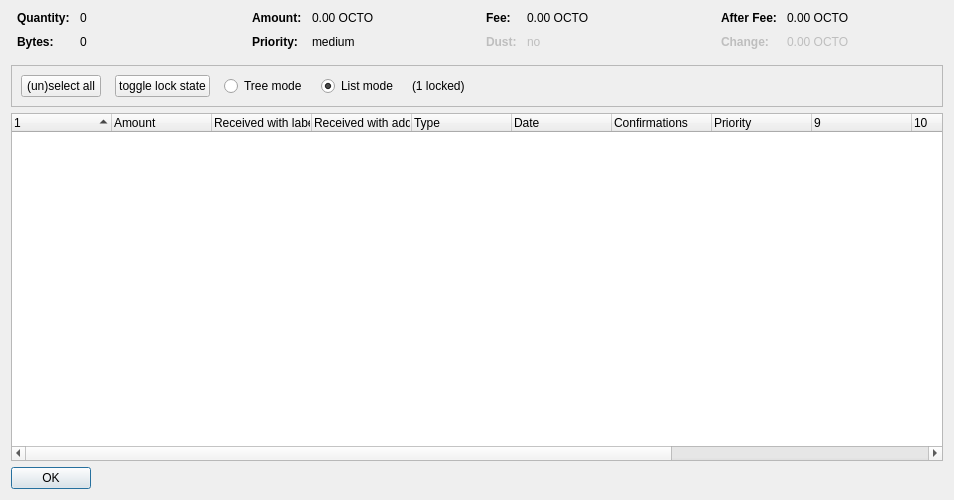
<?xml version="1.0" encoding="UTF-8"?>
<ui version="4.0">
 <class>CoinControlDialog</class>
 <widget class="QDialog" name="CoinControlDialog">
  <property name="geometry">
   <rect>
    <x>0</x>
    <y>0</y>
    <width>954</width>
    <height>500</height>
   </rect>
  </property>
  <property name="windowTitle">
   <string>Coin Selection</string>
  </property>
  <layout class="QVBoxLayout" name="verticalLayout">
   <item>
    <layout class="QHBoxLayout" name="horizontalLayoutTop" stretch="0,0,0,0">
     <property name="topMargin">
      <number>0</number>
     </property>
     <property name="bottomMargin">
      <number>10</number>
     </property>
     <item>
      <layout class="QFormLayout" name="formLayoutCoinControl1">
       <property name="horizontalSpacing">
        <number>10</number>
       </property>
       <property name="verticalSpacing">
        <number>10</number>
       </property>
       <property name="leftMargin">
        <number>6</number>
       </property>
       <property name="rightMargin">
        <number>6</number>
       </property>
       <item row="0" column="0">
        <widget class="QLabel" name="labelCoinControlQuantityText">
         <property name="font">
          <font>
           <weight>75</weight>
           <bold>true</bold>
          </font>
         </property>
         <property name="text">
          <string>Quantity:</string>
         </property>
        </widget>
       </item>
       <item row="0" column="1">
        <widget class="QLabel" name="labelCoinControlQuantity">
         <property name="cursor">
          <cursorShape>IBeamCursor</cursorShape>
         </property>
         <property name="contextMenuPolicy">
          <enum>Qt::ActionsContextMenu</enum>
         </property>
         <property name="text">
          <string notr="true">0</string>
         </property>
         <property name="textInteractionFlags">
          <set>Qt::LinksAccessibleByMouse|Qt::TextSelectableByKeyboard|Qt::TextSelectableByMouse</set>
         </property>
        </widget>
       </item>
       <item row="1" column="0">
        <widget class="QLabel" name="labelCoinControlBytesText">
         <property name="font">
          <font>
           <weight>75</weight>
           <bold>true</bold>
          </font>
         </property>
         <property name="text">
          <string>Bytes:</string>
         </property>
        </widget>
       </item>
       <item row="1" column="1">
        <widget class="QLabel" name="labelCoinControlBytes">
         <property name="cursor">
          <cursorShape>IBeamCursor</cursorShape>
         </property>
         <property name="contextMenuPolicy">
          <enum>Qt::ActionsContextMenu</enum>
         </property>
         <property name="text">
          <string notr="true">0</string>
         </property>
         <property name="textInteractionFlags">
          <set>Qt::LinksAccessibleByMouse|Qt::TextSelectableByKeyboard|Qt::TextSelectableByMouse</set>
         </property>
        </widget>
       </item>
      </layout>
     </item>
     <item>
      <layout class="QFormLayout" name="formLayoutCoinControl2">
       <property name="horizontalSpacing">
        <number>10</number>
       </property>
       <property name="verticalSpacing">
        <number>10</number>
       </property>
       <property name="leftMargin">
        <number>6</number>
       </property>
       <property name="rightMargin">
        <number>6</number>
       </property>
       <item row="0" column="0">
        <widget class="QLabel" name="labelCoinControlAmountText">
         <property name="font">
          <font>
           <weight>75</weight>
           <bold>true</bold>
          </font>
         </property>
         <property name="text">
          <string>Amount:</string>
         </property>
        </widget>
       </item>
       <item row="0" column="1">
        <widget class="QLabel" name="labelCoinControlAmount">
         <property name="cursor">
          <cursorShape>IBeamCursor</cursorShape>
         </property>
         <property name="contextMenuPolicy">
          <enum>Qt::ActionsContextMenu</enum>
         </property>
         <property name="text">
          <string notr="true">0.00 OCTO</string>
         </property>
         <property name="textInteractionFlags">
          <set>Qt::LinksAccessibleByMouse|Qt::TextSelectableByKeyboard|Qt::TextSelectableByMouse</set>
         </property>
        </widget>
       </item>
       <item row="1" column="0">
        <widget class="QLabel" name="labelCoinControlPriorityText">
         <property name="font">
          <font>
           <weight>75</weight>
           <bold>true</bold>
          </font>
         </property>
         <property name="text">
          <string>Priority:</string>
         </property>
        </widget>
       </item>
       <item row="1" column="1">
        <widget class="QLabel" name="labelCoinControlPriority">
         <property name="cursor">
          <cursorShape>IBeamCursor</cursorShape>
         </property>
         <property name="contextMenuPolicy">
          <enum>Qt::ActionsContextMenu</enum>
         </property>
         <property name="text">
          <string>medium</string>
         </property>
         <property name="textInteractionFlags">
          <set>Qt::LinksAccessibleByMouse|Qt::TextSelectableByKeyboard|Qt::TextSelectableByMouse</set>
         </property>
        </widget>
       </item>
      </layout>
     </item>
     <item>
      <layout class="QFormLayout" name="formLayoutCoinControl3">
       <property name="horizontalSpacing">
        <number>10</number>
       </property>
       <property name="verticalSpacing">
        <number>10</number>
       </property>
       <property name="leftMargin">
        <number>6</number>
       </property>
       <property name="rightMargin">
        <number>6</number>
       </property>
       <item row="0" column="0">
        <widget class="QLabel" name="labelCoinControlFeeText">
         <property name="font">
          <font>
           <weight>75</weight>
           <bold>true</bold>
          </font>
         </property>
         <property name="text">
          <string>Fee:</string>
         </property>
        </widget>
       </item>
       <item row="0" column="1">
        <widget class="QLabel" name="labelCoinControlFee">
         <property name="cursor">
          <cursorShape>IBeamCursor</cursorShape>
         </property>
         <property name="contextMenuPolicy">
          <enum>Qt::ActionsContextMenu</enum>
         </property>
         <property name="text">
          <string notr="true">0.00 OCTO</string>
         </property>
         <property name="textInteractionFlags">
          <set>Qt::LinksAccessibleByMouse|Qt::TextSelectableByKeyboard|Qt::TextSelectableByMouse</set>
         </property>
        </widget>
       </item>
       <item row="1" column="0">
        <widget class="QLabel" name="labelCoinControlLowOutputText">
         <property name="enabled">
          <bool>false</bool>
         </property>
         <property name="font">
          <font>
           <weight>75</weight>
           <bold>true</bold>
          </font>
         </property>
         <property name="text">
          <string>Dust:</string>
         </property>
        </widget>
       </item>
       <item row="1" column="1">
        <widget class="QLabel" name="labelCoinControlLowOutput">
         <property name="enabled">
          <bool>false</bool>
         </property>
         <property name="cursor">
          <cursorShape>IBeamCursor</cursorShape>
         </property>
         <property name="contextMenuPolicy">
          <enum>Qt::ActionsContextMenu</enum>
         </property>
         <property name="text">
          <string>no</string>
         </property>
         <property name="textInteractionFlags">
          <set>Qt::LinksAccessibleByMouse|Qt::TextSelectableByKeyboard|Qt::TextSelectableByMouse</set>
         </property>
        </widget>
       </item>
      </layout>
     </item>
     <item>
      <layout class="QFormLayout" name="formLayoutCoinControl4">
       <property name="horizontalSpacing">
        <number>10</number>
       </property>
       <property name="verticalSpacing">
        <number>10</number>
       </property>
       <property name="leftMargin">
        <number>6</number>
       </property>
       <property name="rightMargin">
        <number>6</number>
       </property>
       <item row="0" column="0">
        <widget class="QLabel" name="labelCoinControlAfterFeeText">
         <property name="font">
          <font>
           <weight>75</weight>
           <bold>true</bold>
          </font>
         </property>
         <property name="text">
          <string>After Fee:</string>
         </property>
        </widget>
       </item>
       <item row="0" column="1">
        <widget class="QLabel" name="labelCoinControlAfterFee">
         <property name="cursor">
          <cursorShape>IBeamCursor</cursorShape>
         </property>
         <property name="contextMenuPolicy">
          <enum>Qt::ActionsContextMenu</enum>
         </property>
         <property name="text">
          <string notr="true">0.00 OCTO</string>
         </property>
         <property name="textInteractionFlags">
          <set>Qt::LinksAccessibleByMouse|Qt::TextSelectableByKeyboard|Qt::TextSelectableByMouse</set>
         </property>
        </widget>
       </item>
       <item row="1" column="0">
        <widget class="QLabel" name="labelCoinControlChangeText">
         <property name="enabled">
          <bool>false</bool>
         </property>
         <property name="font">
          <font>
           <weight>75</weight>
           <bold>true</bold>
          </font>
         </property>
         <property name="text">
          <string>Change:</string>
         </property>
        </widget>
       </item>
       <item row="1" column="1">
        <widget class="QLabel" name="labelCoinControlChange">
         <property name="enabled">
          <bool>false</bool>
         </property>
         <property name="cursor">
          <cursorShape>IBeamCursor</cursorShape>
         </property>
         <property name="contextMenuPolicy">
          <enum>Qt::ActionsContextMenu</enum>
         </property>
         <property name="text">
          <string notr="true">0.00 OCTO</string>
         </property>
         <property name="textInteractionFlags">
          <set>Qt::LinksAccessibleByMouse|Qt::TextSelectableByKeyboard|Qt::TextSelectableByMouse</set>
         </property>
        </widget>
       </item>
      </layout>
     </item>
    </layout>
   </item>
   <item>
    <widget class="QFrame" name="frame">
     <property name="minimumSize">
      <size>
       <width>0</width>
       <height>40</height>
      </size>
     </property>
     <property name="frameShape">
      <enum>QFrame::StyledPanel</enum>
     </property>
     <property name="frameShadow">
      <enum>QFrame::Sunken</enum>
     </property>
     <layout class="QHBoxLayout" name="horizontalLayout">
      <item>
       <layout class="QHBoxLayout" name="horizontalLayoutPanel" stretch="0,0,0,0,0,0">
        <property name="spacing">
         <number>14</number>
        </property>
        <item>
         <widget class="QPushButton" name="pushButtonSelectAll">
          <property name="sizePolicy">
           <sizepolicy hsizetype="Maximum" vsizetype="Fixed">
            <horstretch>0</horstretch>
            <verstretch>0</verstretch>
           </sizepolicy>
          </property>
          <property name="text">
           <string>(un)select all</string>
          </property>
          <property name="autoDefault">
           <bool>false</bool>
          </property>
         </widget>
        </item>
        <item>
         <widget class="QPushButton" name="pushButtonToggleLock">
          <property name="sizePolicy">
           <sizepolicy hsizetype="Maximum" vsizetype="Fixed">
            <horstretch>0</horstretch>
            <verstretch>0</verstretch>
           </sizepolicy>
          </property>
          <property name="text">
           <string>toggle lock state</string>
          </property>
          <property name="autoDefault">
           <bool>false</bool>
          </property>
         </widget>
        </item>
        <item>
         <widget class="QRadioButton" name="radioTreeMode">
          <property name="sizePolicy">
           <sizepolicy hsizetype="Maximum" vsizetype="Fixed">
            <horstretch>0</horstretch>
            <verstretch>0</verstretch>
           </sizepolicy>
          </property>
          <property name="text">
           <string>Tree mode</string>
          </property>
         </widget>
        </item>
        <item>
         <widget class="QRadioButton" name="radioListMode">
          <property name="sizePolicy">
           <sizepolicy hsizetype="Maximum" vsizetype="Fixed">
            <horstretch>0</horstretch>
            <verstretch>0</verstretch>
           </sizepolicy>
          </property>
          <property name="text">
           <string>List mode</string>
          </property>
          <property name="checked">
           <bool>true</bool>
          </property>
         </widget>
        </item>
        <item>
         <widget class="QLabel" name="labelLocked">
          <property name="text">
           <string>(1 locked)</string>
          </property>
         </widget>
        </item>
        <item>
         <spacer name="horizontalSpacer">
          <property name="orientation">
           <enum>Qt::Horizontal</enum>
          </property>
          <property name="sizeHint" stdset="0">
           <size>
            <width>40</width>
            <height>20</height>
           </size>
          </property>
         </spacer>
        </item>
       </layout>
      </item>
     </layout>
    </widget>
   </item>
   <item>
    <widget class="CoinControlTreeWidget" name="treeWidget">
     <property name="contextMenuPolicy">
      <enum>Qt::CustomContextMenu</enum>
     </property>
     <property name="sortingEnabled">
      <bool>false</bool>
     </property>
     <property name="columnCount">
      <number>13</number>
     </property>
     <attribute name="headerShowSortIndicator" stdset="0">
      <bool>true</bool>
     </attribute>
     <attribute name="headerStretchLastSection">
      <bool>false</bool>
     </attribute>
     <column>
      <property name="text">
       <string/>
      </property>
     </column>
     <column>
      <property name="text">
       <string>Amount</string>
      </property>
     </column>
     <column>
      <property name="text">
       <string>Received with label</string>
      </property>
     </column>
     <column>
      <property name="text">
       <string>Received with address</string>
      </property>
     </column>
     <column>
      <property name="text">
	<string>Type</string>
      </property>
     </column>
     <column>
      <property name="text">	 
       <string>Date</string>
      </property>
     </column>
     <column>
      <property name="text">
       <string>Confirmations</string>
      </property>
      <property name="toolTip">
       <string>Confirmed</string>
      </property>
     </column>
     <column>
      <property name="text">
       <string>Priority</string>
      </property>
     </column>
     <column>
      <property name="text">
       <string/>
      </property>
     </column>
     <column>
      <property name="text">
       <string/>
      </property>
     </column>
     <column>
      <property name="text">
       <string/>
      </property>
     </column>
     <column>
      <property name="text">
       <string/>
      </property>
     </column>
     <column>
      <property name="text">
       <string/>
      </property>
     </column>
    </widget>
   </item>
   <item>
    <widget class="QDialogButtonBox" name="buttonBox">
     <property name="sizePolicy">
      <sizepolicy hsizetype="Maximum" vsizetype="Fixed">
       <horstretch>0</horstretch>
       <verstretch>0</verstretch>
      </sizepolicy>
     </property>
     <property name="orientation">
      <enum>Qt::Horizontal</enum>
     </property>
     <property name="standardButtons">
      <set>QDialogButtonBox::Ok</set>
     </property>
    </widget>
   </item>
  </layout>
 </widget>
 <customwidgets>
  <customwidget>
   <class>CoinControlTreeWidget</class>
   <extends>QTreeWidget</extends>
   <header>coincontroltreewidget.h</header>
  </customwidget>
 </customwidgets>
 <resources/>
 <connections/>
</ui>
